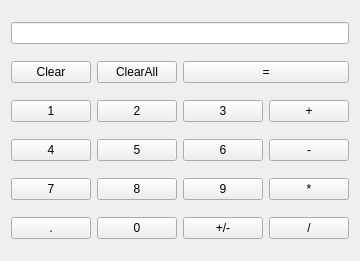
<?xml version="1.0" encoding="UTF-8"?>
<ui version="4.0">
 <class>Widget</class>
 <widget class="QWidget" name="Widget">
  <property name="geometry">
   <rect>
    <x>0</x>
    <y>0</y>
    <width>336</width>
    <height>261</height>
   </rect>
  </property>
  <property name="windowTitle">
   <string>Calculator2</string>
  </property>
  <layout class="QGridLayout" name="gridLayout">
   <item row="5" column="0">
    <widget class="QPushButton" name="pointBtn">
     <property name="text">
      <string>.</string>
     </property>
    </widget>
   </item>
   <item row="2" column="0">
    <widget class="QPushButton" name="digitBtn1">
     <property name="text">
      <string>1</string>
     </property>
    </widget>
   </item>
   <item row="1" column="0">
    <widget class="QPushButton" name="clearBtn">
     <property name="text">
      <string>Clear</string>
     </property>
    </widget>
   </item>
   <item row="0" column="0" colspan="4">
    <widget class="QLineEdit" name="lineEdit">
     <property name="alignment">
      <set>Qt::AlignRight|Qt::AlignTrailing|Qt::AlignVCenter</set>
     </property>
     <property name="readOnly">
      <bool>true</bool>
     </property>
    </widget>
   </item>
   <item row="1" column="1">
    <widget class="QPushButton" name="clearAllBtn">
     <property name="text">
      <string>ClearAll</string>
     </property>
    </widget>
   </item>
   <item row="3" column="1">
    <widget class="QPushButton" name="digitBtn5">
     <property name="text">
      <string>5</string>
     </property>
    </widget>
   </item>
   <item row="2" column="1">
    <widget class="QPushButton" name="digitBtn2">
     <property name="text">
      <string>2</string>
     </property>
    </widget>
   </item>
   <item row="2" column="3">
    <widget class="QPushButton" name="addBtn">
     <property name="text">
      <string>+</string>
     </property>
    </widget>
   </item>
   <item row="3" column="0">
    <widget class="QPushButton" name="digitBtn4">
     <property name="text">
      <string>4</string>
     </property>
    </widget>
   </item>
   <item row="2" column="2">
    <widget class="QPushButton" name="digitBtn3">
     <property name="text">
      <string>3</string>
     </property>
    </widget>
   </item>
   <item row="4" column="2">
    <widget class="QPushButton" name="digitBtn9">
     <property name="text">
      <string>9</string>
     </property>
    </widget>
   </item>
   <item row="4" column="1">
    <widget class="QPushButton" name="digitBtn8">
     <property name="text">
      <string>8</string>
     </property>
    </widget>
   </item>
   <item row="4" column="0">
    <widget class="QPushButton" name="digitBtn7">
     <property name="text">
      <string>7</string>
     </property>
    </widget>
   </item>
   <item row="3" column="2">
    <widget class="QPushButton" name="digitBtn6">
     <property name="text">
      <string>6</string>
     </property>
    </widget>
   </item>
   <item row="3" column="3">
    <widget class="QPushButton" name="subtractionBtn">
     <property name="text">
      <string>-</string>
     </property>
    </widget>
   </item>
   <item row="5" column="3">
    <widget class="QPushButton" name="divisionBtn">
     <property name="text">
      <string>/</string>
     </property>
    </widget>
   </item>
   <item row="4" column="3">
    <widget class="QPushButton" name="mulBtn">
     <property name="text">
      <string>*</string>
     </property>
    </widget>
   </item>
   <item row="5" column="1">
    <widget class="QPushButton" name="digitBtn0">
     <property name="text">
      <string>0</string>
     </property>
    </widget>
   </item>
   <item row="5" column="2">
    <widget class="QPushButton" name="signBtn">
     <property name="text">
      <string>+/-</string>
     </property>
    </widget>
   </item>
   <item row="1" column="2" colspan="2">
    <widget class="QPushButton" name="equalBtn">
     <property name="text">
      <string>=</string>
     </property>
    </widget>
   </item>
  </layout>
 </widget>
 <layoutdefault spacing="6" margin="11"/>
 <resources/>
 <connections/>
</ui>
